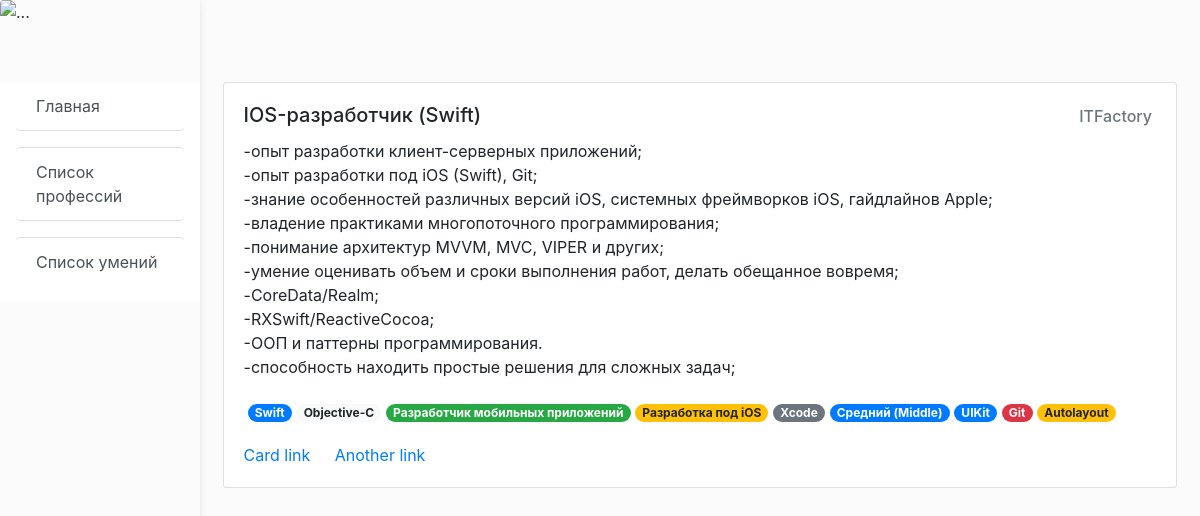
The app's page /profession/431/ with its own data.
### professions_list/models.py (models this page shows)
class Profession(models.Model):
    title = models.CharField(max_length=200)
    company = models.CharField(max_length=200)
    description = models.TextField()
    skills = models.ManyToManyField("Skill")
    id_from_site = models.IntegerField(blank=True, null=True)

class Skill(models.Model):
    name = models.CharField(max_length=200, blank=True, null=True)
    level = models.IntegerField(blank=True, null=True)
    color = models.CharField(max_length=20, blank=True, null=True)

### professions_list/views.py (the view)
# urls.py: path('profession/<int:pk>/', ProfessionDetailView.as_view()),
class ProfessionDetailView(CategoryDetailMixin, DetailView):
    model = Profession
    def get_context_data(self, **kwargs):
        context = super().get_context_data(**kwargs)
        return context

### professions_list/mixins.py (called while the page is built)
    def get_context_data(self, **kwargs):
        try:
            context = super(CategoryDetailMixin, self).get_context_data(**kwargs)
        except AttributeError:
            context = {}
        context["categories"] = [
            {"name": "Главная", "is_activated": False, "link": ""},
            {"name": "Список профессий", "is_activated": False, "link": "professions_list"},
            {"name": "Список умений", "is_activated": False, "link": "skills_list"}
        ]
        context["color_list"] = ["primary", "secondary", "success", "danger", "warning", "info", "light", "dark"]
        context["server_info"] = ParserUpdaterInfo.load()
        return context

### professions_list/models.py (called while the page is built)
    @classmethod
    def load(cls):
        obj, created = cls.objects.get_or_create(pk=1)
        return obj

### professions_list/templates/professions_list/profession_detail.html (shortened to what this page needs)
{% extends 'professions_list/index.html' %}
{% block content %}
    <div class="card">
        <div style="position:relative" class="card-body">
            <h5 class="card-title pr-5">{{ profession.title }}</h5>
            <h6 style="position:absolute; top: 0; right: 0;"
                class="text-secondary pt-4 pr-4">{{ profession.company }}</h6>
            <p class="card-text">{{ profession.description|linebreaksbr }}</p>
        </div>
        <div class="pl-4 pr-4">
            {% for skill in profession.skills.all %}
                <span class="badge badge-pill badge-{{ skill.color }}">{{ skill.name }}</span>
            {% endfor %}
        </div>
        <div class="card-body">
            <a href="#" class="card-link">Card link</a>
            <a href="#" class="card-link">Another link</a>
        </div>
    </div>
{% endblock content %}

### professions_list/static/professions_list/css/styles.css (style rules this page uses)
body { background-color: #fbfbfb; }

### records on screen
Profession: title "IOS-разработчик (Swift)", company "ITFactory", description "-опыт разработки клиент-серверных приложений; -опыт разработки под iOS (Swift), Git; -знание особенностей различных версий iOS, системных фреймворков iOS, гайдлайнов Apple; -владение практиками многопоточного программирования; -понимание архитектур MVVM, MVC, VIPER и других; -умение оценивать объем и сроки выполнения работ, делать обещанное вовремя; -CoreData/Realm; -RXSwift/ReactiveCocoa; -OOП и паттерны программирования. -способность находить простые решения для сложных задач;"
Skill: name "Swift"
Skill: name "Objective-С"
Skill: name "Разработчик мобильных приложений"
Skill: name "Разработка под iOS"
Skill: name "Xcode"
Skill: name "Средний (Middle)"
Skill: name "UIKit"
Skill: name "Git"
Skill: name "Autolayout"

### other values on screen
{{ block.name }} "Главная" "Список профессий" "Список умений"
